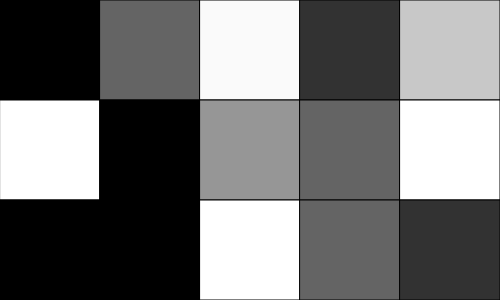
Frame 1 (no input)
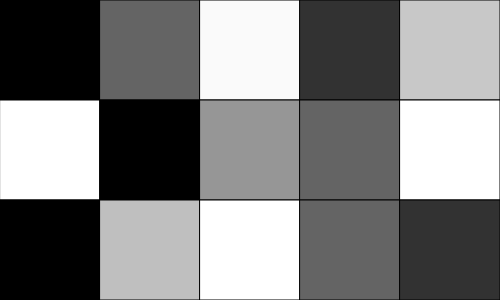
Frame 60 (no input)
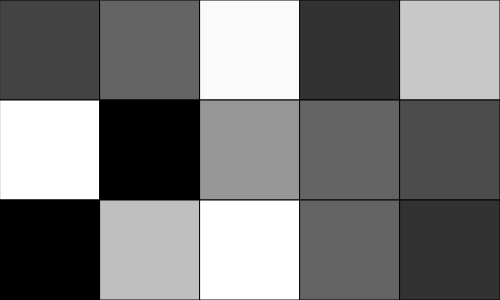
Frame 120 (the mouse pressed at the canvas centre since frame 60)

The p5.js sketch that drew these frames (run headless with seeded random() and noise() and a simulated clock; from frame 60 on, the mouse is pressed at the canvas centre):

// p5.js sketch
// ── sketch.js
// 2D Array Demo
// Anees Ahmad
// 10/28/2024

let grid = [[0,   100, 250,  50,   200],
            [255, 0,   150,  100,  255],
            [0,   0,   255,  100,  50]];


const NUM_ROWS = 3;
const NUM_COLS = 5;
          
let rectWidth, rectHeight;
let col, row;


function renderGrid(){
  for(let x = 0; x < NUM_COLS; x++){
    for(let y = 0; y < NUM_ROWS; y++){
      fill(grid[y][x]);
      rect(x*rectWidth, y*rectHeight, rectWidth, rectHeight);
    }
  }
}
function getArrayY(){
  return int(mouseX/rectHeight);
}

function getArrayX(){
  return int(mouseX/rectWidth);
}

function setup() {
  createCanvas(500, 300);
  rectWidth = 500/NUM_COLS;
  rectHeight = 300/NUM_ROWS;
}

function draw() {
  background(220);
  renderGrid();
  row = getArrayY;
  col = getArrayX;

  if(frameCount%30===0){
    grid[int(random(NUM_ROWS))][int(random(NUM_COLS))] = random(255);
  }

  print(mouseX, rectWidth, int(mouseX/rectWidth));
}
